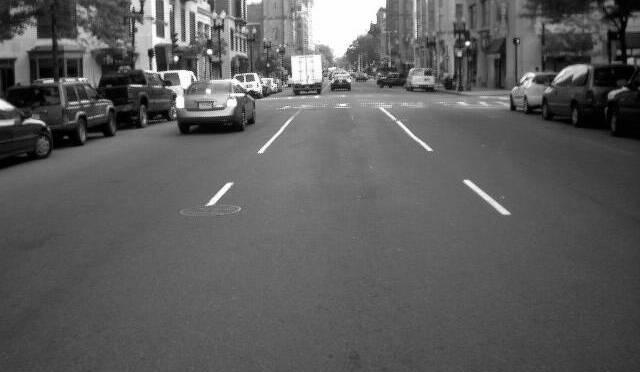
#> input picture Lab_5/street.jpg, 640 x 372 px
$ jupyter execute --allow-errors Lab5.ipynb
#> lines starting #> are read from the running program, lines starting #| are printed output that depends on the picture; after the words box and inside, x2 and y2 are one past the last pixel; in counts of white or black regions, pixels touching at a corner belong together
# Завдання
## 1. Методами морфологічної обробки збільшити та зменшити контури зображення
1.1 Завантажити та відобразити зображення "1_8.png" директорії "./examples/"

[cell 1]
import cv2
import numpy as np
import matplotlib.pyplot as plt

[cell 2]
img = cv2.imread("1_8.png", cv2.IMREAD_GRAYSCALE)

[cell 3]
plt.figure(121)
#> (the rest of this cell did not finish here and is left out)

1.2 Створити бінарне зображення (зображення із двома значеннями яскравості пікселів - мінімальним та максимальним) методом порогової обробки. Порогове значення яскравості встановити 10.

#> (a cell that did not finish here is left out)

#> (a cell that did not finish here is left out)

1.3 Відобразити бінарне зображення

[cell 6]
plt.figure(121)
#> (the rest of this cell did not finish here and is left out)

1.4 Встановити ядро розміром 2х2

[cell 7]
kernel = np.ones((2,2),np.uint8)

1.5 Застосувати ерозію до бінарного зображення та відобразити його

#> (a cell that did not finish here is left out)

1.6 Застосувати діляцію до бінарного зображення та відобразити його

#> (a cell that did not finish here is left out)

## 2. Методами морфологічної обробки підготувати зображення до подальшої обробки
2.1 Завантажити та відобразити зображення "street.jpg" директорії "./examples/"

[cell 10]
img = cv2.imread("street.jpg", cv2.IMREAD_GRAYSCALE)
#> img is the input picture: shape (372, 640); min 0, max 255, mean 93.1

[cell 11]
plt.figure(121)
plt.imshow(img)
plt.show();

2.2 Створити бінарне зображення (зображення із двома значеннями яскравості пікселів - мінімальне та максимальне) методом порогової обробки. Порогове значення яскравості встановити 170.

[cell 12]
bin_img = img.copy()
threshold = 170
max_val = 255
min_val = 0

[cell 13]
for row in range(img.shape[0]):
    for col in range(img.shape[1]):
        if (img[row][col]) > threshold:
            bin_img[row][col] = max_val
        else:
            bin_img[row][col] = min_val
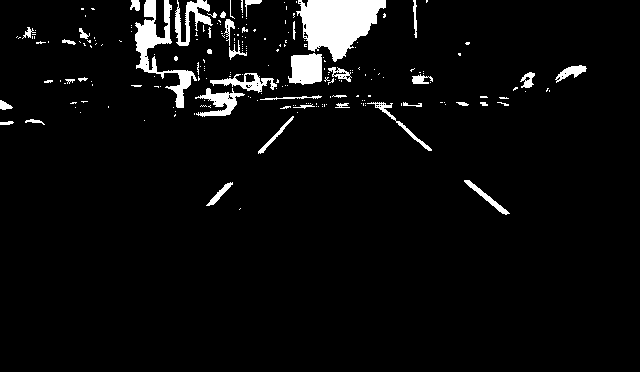
#> bin_img: shape (372, 640); 4.8% white; 219 white regions (175 under 20 px), largest, box (x1, y1, x2, y2) and area: (296, 0, 386, 62) 3433, (135, 0, 197, 108) 1801, (288, 53, 322, 85) 887

2.3 Відобразити бінарне зображення

[cell 14]
plt.figure(121)
plt.imshow(bin_img)
plt.show();

2.4 Встановити ядро розміром 2х2

[cell 15]
kernel = np.ones((2,2),np.uint8)

2.5 Застосувати ерозію до бінарного зображення та відобразити його

[cell 16]
erosion = cv2.erode(bin_img,kernel,iterations = 1)
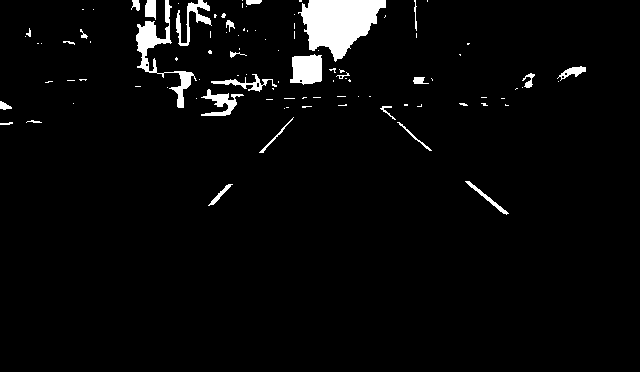
#> erosion: shape (372, 640); 3.6% white; 99 white regions (72 under 20 px), largest, box (x1, y1, x2, y2) and area: (298, 0, 386, 62) 3289, (136, 0, 197, 108) 1295, (290, 54, 322, 85) 813

plt.figure(121)
plt.imshow(erosion, cmap='gray')
plt.show();

2.6 Застосувати морфологічне відкриття до зображження після обробки ерозією та відобразити його

[cell 17]
opening = cv2.morphologyEx(bin_img, cv2.MORPH_OPEN, kernel)
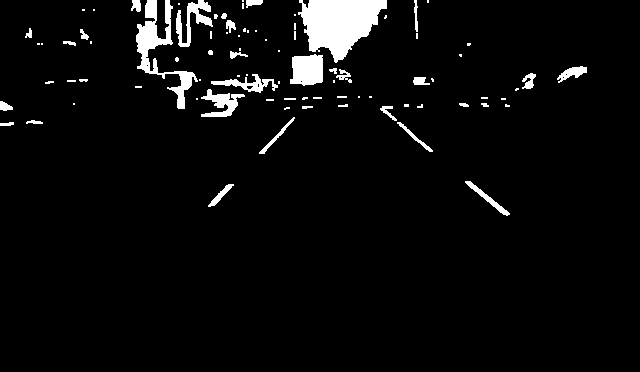
#> opening: shape (372, 640); 4.5% white; 86 white regions (49 under 20 px), largest, box (x1, y1, x2, y2) and area: (298, 0, 387, 63) 3477, (136, 0, 198, 109) 1797, (290, 54, 323, 86) 883

plt.figure(121)
plt.imshow(opening, cmap='gray')
plt.show();

$ run again, with Lab_4/test_img.jpg copied over Lab_5/street.jpg
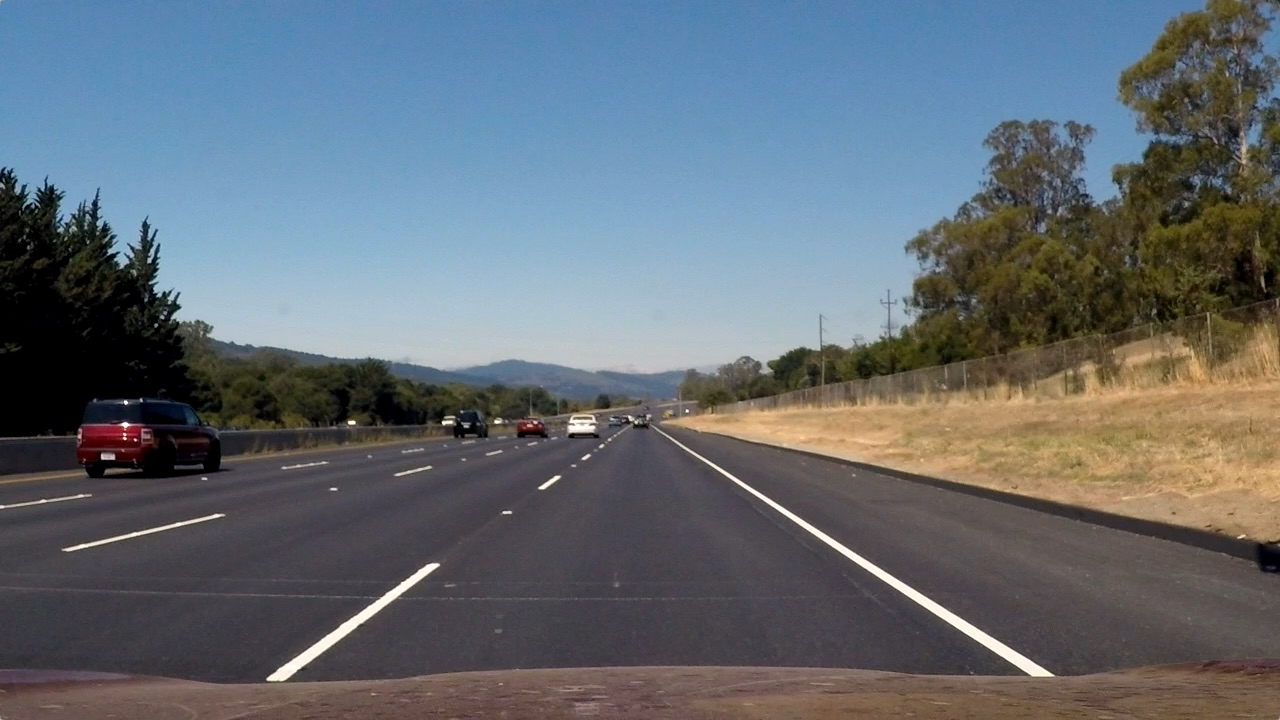
#> input picture Lab_4/test_img.jpg, 1280 x 720 px
#> after the loop `for row in range(img.shape[0]):`:
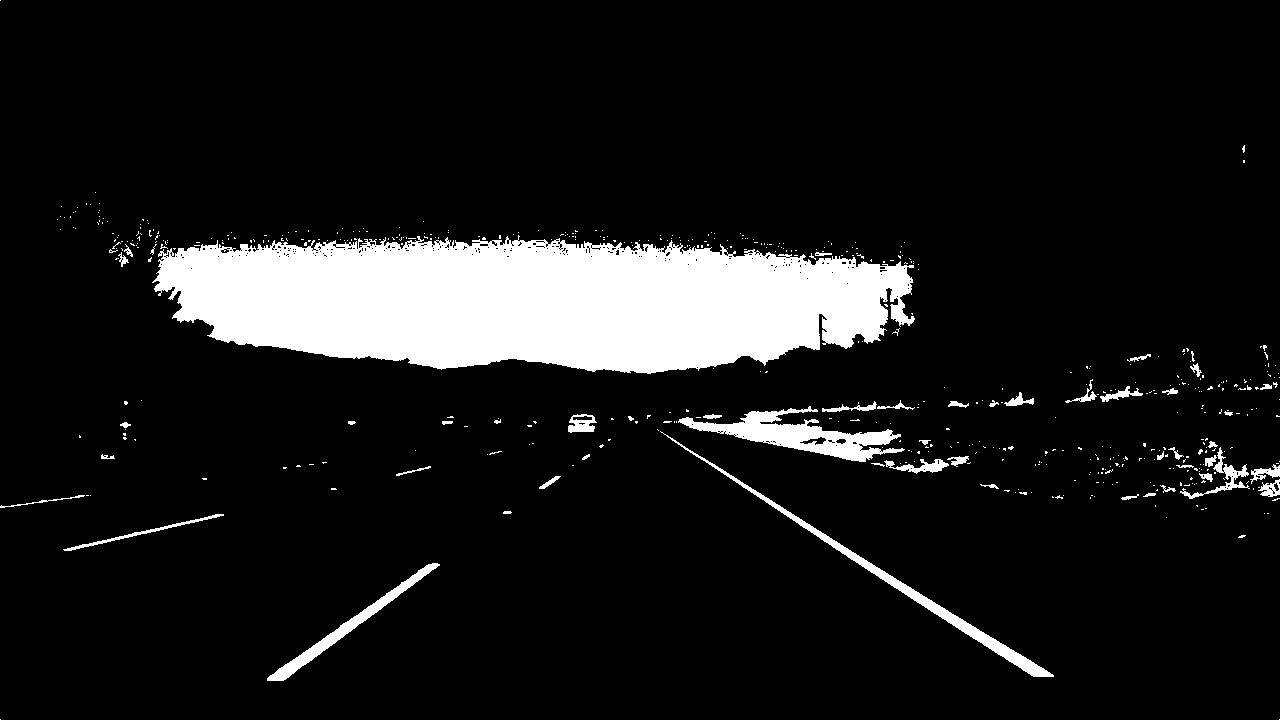
#> bin_img: shape (720, 1280); 10.3% white; 535 white regions (484 under 20 px), largest, box (x1, y1, x2, y2) and area: (152, 235, 915, 374) 78535, (678, 406, 905, 462) 4439, (660, 431, 1054, 677) 3205
#> erosion: shape (720, 1280); 9.4% white; 259 white regions (220 under 20 px), largest, box (x1, y1, x2, y2) and area: (155, 241, 915, 374) 75613, (680, 407, 901, 462) 3736, (690, 451, 1054, 677) 2557
#> `opening = cv2.morphologyEx(bin_img, cv2.MORPH_OPEN, kernel)`:
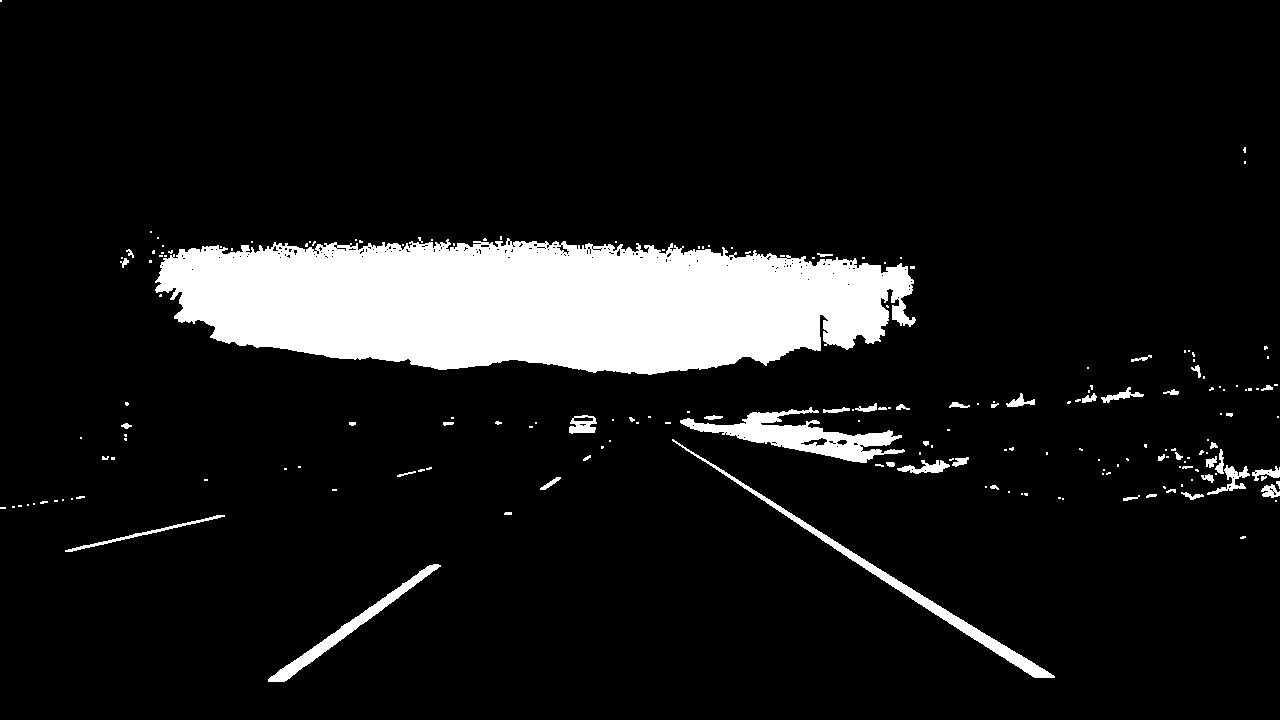
#> opening: shape (720, 1280); 10.1% white; 193 white regions (140 under 20 px), largest, box (x1, y1, x2, y2) and area: (155, 238, 916, 375) 78012, (680, 407, 905, 463) 4387, (672, 439, 1055, 678) 3191

$ run again, with Intro_numpy/pr.jpg copied over Lab_5/street.jpg
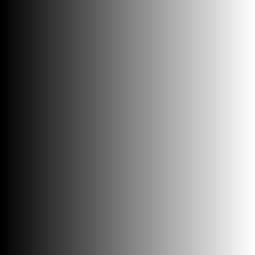
#> input picture Intro_numpy/pr.jpg, 255 x 255 px
#> img is the input picture: shape (255, 255); min 0, max 254, mean 127
#> after the loop `for row in range(img.shape[0]):`:
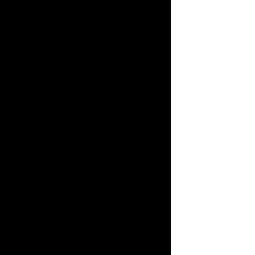
#> bin_img: shape (255, 255); 32.9% white; 1 white region, box (x1, y1, x2, y2) and area: (171, 0, 255, 255) 21420
#> `erosion = cv2.erode(bin_img,kernel,iterations = 1)`:
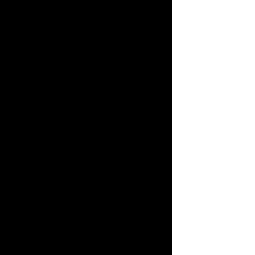
#> erosion: shape (255, 255); 32.5% white; 1 white region, box (x1, y1, x2, y2) and area: (172, 0, 255, 255) 21165
